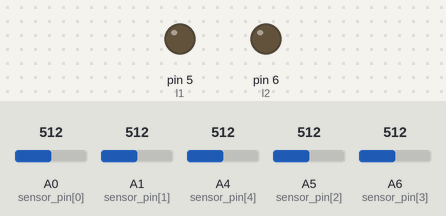
A sketch run on a simulated Arduino Nano, built with avr-gcc and run on an emulated ATmega328P. On the bench: output pins drawn as LEDs (lit = HIGH). Inputs (shaded band) come from the test bench; at power-on: A0 (sensor_pin[0]) = 512, A1 (sensor_pin[1]) = 512, A4 (sensor_pin[4]) = 512, A5 (sensor_pin[2]) = 512, A6 (sensor_pin[3]) = 512. Pins used as bus, display or sensor lines are not drawn; what the sketch prints to the serial monitor is not drawn.

Above: at 0.1 s.
At 5.6 s:
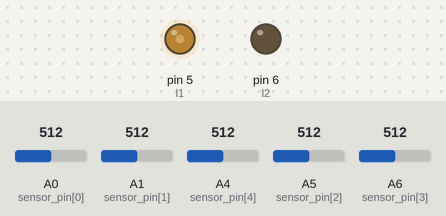
5.7 s: A0 (sensor_pin[0]) set to 651
7.2 s: A0 (sensor_pin[0]) set to 678
At 8.4 s:
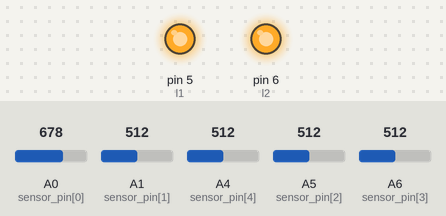
Timing chart, 0 to 10.2 s (numbered marks = the images above; inputs shaded):
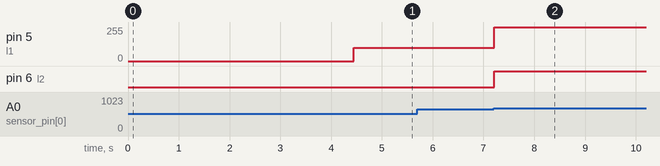

The sketch:

LineFollowing_Circular.ino
```cpp
#define l1 5
#define l2 6

#define r1 9
#define r2 10

#define max_speed 150
#define turn_delay 650

int total_jun = 4;
int present_junction = 0, dest_jun = 1;
int base_speed =  100;
int align_speed = 100;
int turn_speed = 200;

boolean calib = 0;
uint16_t sensor[5] = {0}, min_reading = 1023, max_reading = 0, threshold = 750, data = 0;
int sensor_reading = 0;
int w[5] = {0, 10, 20, 30, 40};
int dir = 1;
uint8_t sensor_pin[5] = {A0, A1, A5, A6, A4};
boolean junction = 0;
int sum = 0;

//PID Variables
//float Kp = 25, Kd = 45, Ki = 0;
float Kp = 12, Kd = 30, Ki = 0;
float P = 0, I = 0, D = 0;
float PID = 0;
float error = 0;
float last_error = 0;
float set_position = 20;

int left_speed = 0, right_speed = 0;
void setup() {
  // put your setup code here, to run once:
  Serial.begin(115200);

  pinMode(l1, OUTPUT);
  pinMode(l2, OUTPUT);
  pinMode(r1, OUTPUT);
  pinMode(r2, OUTPUT);
  calib = 1;
  calibrate_sensors();
}

void loop() {
  // put your main code here, to run repeatedly:
  // motors(max_speed, -max_speed);
  Serial.print(present_junction);
  Serial.print(" ");
  Serial.print(dest_jun);
  Serial.print(" ");
  Serial.print(dir);
  Serial.print(" ");
  read_sensors();
  if (junction == 1)
  {
    motors(align_speed, align_speed);
    delay(100);
    while (junction == 1)
    {
      read_sensors();
    }
      present_junction++;
    if (present_junction > total_jun)
    {
      present_junction = 1;
    }
    if (dest_jun == present_junction)
    {
      brake();
      while (1)
      {
        Serial.print(present_junction);
        Serial.println(" ");
        if (Serial.available() > 0)
        {
          int temp = 0;
          temp = Serial.parseInt();
          if (temp != 0 && temp != present_junction)
          {
            dest_jun = temp;
            break;
          }
        }
      }
    }
  }
  else
  {
    cal_PID();
    motors(base_speed + PID, base_speed - PID);
  }
}

void brake()
{
  analogWrite(l1, 255);
  analogWrite(l2, 255);
  analogWrite(r1, 255);
  analogWrite(r2, 255);
}
void cal_error()
{
  error = sensor_reading - set_position;
}

void cal_PID()
{
  cal_error();
  P = error;
  D = error - last_error;
  PID = (Kp * P) + (Kd * D);
  last_error = error;
  if (abs(PID) > max_speed)
  {
    if (PID > 0)
      PID = max_speed;
    else if (PID < 0)
    {
      PID = -1 * max_speed;
    }
  }
}


void read_sensors()
{
  int temp = 0;
  sum = 0;
  for (int i = 0; i < 5; i++)
  {
    sensor[i] = analogRead(sensor_pin[i]);
    delayMicroseconds(1000);
    sensor[i] = analogRead(sensor_pin[i]);
    delayMicroseconds(1000);
    if (calib != 1)
    {
      if (sensor[i] < threshold)
      {
        sensor[i] = 1;
      }
      else
      {
        sensor[i] = 0;
      }
      sum += sensor[i];
      temp += (w[i] * sensor[i]);
    }
    Serial.print(sensor[i]);
    Serial.print(" ");
  }
  if (sum != 0)
  {
    temp = temp / sum;
    sensor_reading = temp;
  }
  if (sum == 5)
  {
    junction = 1;
  }
  else
  {
    junction = 0;
  }
  Serial.print(sensor_reading);
  Serial.print(" ");
  Serial.print(junction);
  Serial.print(" ");
  Serial.println("");
}

void calibrate_sensors()
{
  //motors(-max_speed, max_speed);
  for (int i = 0; i < 100; i++)
  {
    read_sensors();
    for (int i = 0; i < 5; i++)
    {

      if (min_reading > sensor[i])
      {
        min_reading = sensor[i];
      }
      if (max_reading < sensor[i])
      {
        max_reading = sensor[i];
      }
    }
  }
  //  motors(max_speed, -max_speed);
  for (int i = 0; i < 100; i++)
  {
    read_sensors();
    for (int i = 0; i < 5; i++)
    {
      if (min_reading > sensor[i])
      {
        min_reading = sensor[i];
      }
      if (max_reading < sensor[i])
      {
        max_reading = sensor[i];
      }
    }
  }
  threshold = min_reading + (max_reading - min_reading) / 2;
  threshold += 150;
  motors(0, 0);
  Serial.println(threshold);
  Serial.println(threshold);
  delay(2000);
  calib = 0;
}

void motors(int left, int right)
{
  if (abs(left) > max_speed)
  {
    if (left > 0)
      left = max_speed;
    else if (PID < 0)
    {
      left = -1 * max_speed;
    }
  }
  if (abs(right) > max_speed)
  {
    if (right > 0)
      right = max_speed;
    else if (PID < 0)
    {
      right = -1 * max_speed;
    }
  }
  if (left >= 0 && right >= 0)
  {
    analogWrite(l1, left);
    analogWrite(l2, 0);
    analogWrite(r1, right);
    analogWrite(r2, 0);
  }
  if (left < 0 && right >= 0)
  {
    analogWrite(l1, 0);
    analogWrite(l2, -left);
    analogWrite(r1, right);
    analogWrite(r2, 0);
  }
  if (left >= 0 && right < 0)
  {
    analogWrite(l1, left);
    analogWrite(l2, 0);
    analogWrite(r1, 0);
    analogWrite(r2, -right);
  }
  if (left < 0 && right < 0)
  {
    analogWrite(l1, 0);
    analogWrite(l2, -left);
    analogWrite(r1, 0);
    analogWrite(r2, -right);
  }
}
```

Measured:
- the behaviour switches between 661 and 662 on A0 (sensor_pin[0]) (found by bisection; images 1 and 2)
- after the input at 7.2 s, pin 5 (l1): 100/255 → 255/255 at once; pin 6 (l2): LOW → HIGH at once
